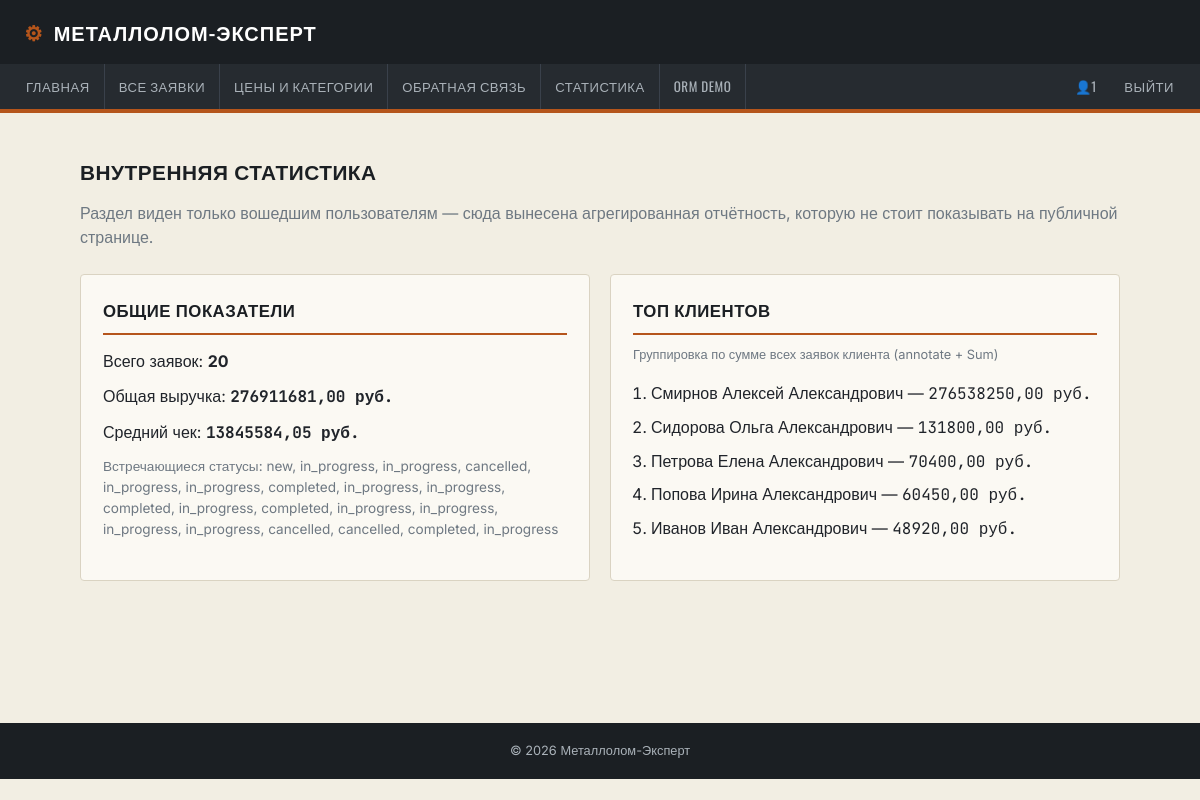
The page /dashboard/ (signed in) on the database its author committed.
### met/models.py (models this page shows, shortened)
class User(models.Model):
    id = models.AutoField(primary_key=True)
    fio = models.CharField(max_length=255, verbose_name='ФИО')
    phone = models.CharField(max_length=12, unique=True, verbose_name='Номер телефона')
    password_hash = models.CharField(max_length=255, verbose_name='Пароль')
    role_id = models.ForeignKey(Role, on_delete=models.PROTECT, verbose_name='Роль')
    created_at = models.DateTimeField(auto_now_add=True, verbose_name='Дата создания пользователя')
    updated_at = models.DateTimeField(auto_now=True, verbose_name='Время обновления пользователя')
    objects = models.Manager()
    class Meta:
        verbose_name = 'Пользователь'
        verbose_name_plural = 'Пользователи'

### met/views.py (the view)
# urls.py: path('dashboard/', views.dashboard, name='dashboard'),
def dashboard(request):
    if not request.session.get('user_id'):
        messages.error(request, "Статистика доступна только вошедшим пользователям.")
        return redirect('login')
    agg = Request.objects.aggregate(
        total_requests=Count('id'),
        total_revenue=Sum('total_sum'),
        avg_request_sum=Avg('total_sum'),
    )
    used_statuses = Request.objects.values_list('status', flat=True).distinct()
    featured_category = None
    try:
        featured_category = Category.objects.get(title__icontains='чёрный')
    except Category.DoesNotExist:
        pass
    except Category.MultipleObjectsReturned:
        featured_category = Category.objects.filter(title__icontains='чёрный').first()
    top_clients = User.objects.annotate(total_spent=Sum('requests__total_sum')) \
                      .exclude(total_spent=None) \
                      .order_by('-total_spent')[:5]
    context = {
        'agg': agg,
        'used_statuses': used_statuses,
        'featured_category': featured_category,
        'top_clients': top_clients,
    }
    return render(request, 'dashboard.html', context)

### met/context_processors.py (called while the page is built)
def session_user(request):
    user_id = request.session.get('user_id')
    if not user_id:
        return {'current_user': None}
    try:
        current_user = User.objects.select_related('role_id').get(pk=user_id)
    except User.DoesNotExist:
        current_user = None
    return {'current_user': current_user}

### met/templates/Dashboard.html (shortened to what this page needs)
{% extends "base.html" %}
{% block content %}
<h1 style="font-size:1.3rem;">Внутренняя статистика</h1>
<p style="color:var(--steel-500); margin-bottom:24px;">Раздел виден только вошедшим пользователям — сюда вынесена агрегированная отчётность, которую не стоит показывать на публичной странице.</p>
<div class="widgets-grid">
    <div class="card">
        <h2>Общие показатели</h2>
        <p>Всего заявок: <strong>{{ agg.total_requests }}</strong></p>
        <p>Общая выручка: <strong class="mono">{{ agg.total_revenue|default:"0"|floatformat:2 }} руб.</strong></p>
        <p>Средний чек: <strong class="mono">{{ agg.avg_request_sum|default:"0"|floatformat:2 }} руб.</strong></p>
        <p style="font-size:.85rem; color:var(--steel-500);">Встречающиеся статусы: {{ used_statuses|join:", " }}</p>
    </div>
    <div class="card">
        <h2>Топ клиентов</h2>
        <p style="font-size:.8rem; color:var(--steel-500); margin-top:-4px;">Группировка по сумме всех заявок клиента (annotate + Sum)</p>
        <ol style="padding-left:18px;">
            {% for u in top_clients %}
                <li style="margin-bottom:8px;">{{ u.fio }} — <span class="mono">{{ u.total_spent|floatformat:2 }} руб.</span></li>
            {% empty %}
                <li>Пока нет данных.</li>
            {% endfor %}
        </ol>
    </div>
</div>
{% endblock %}

### met/templates/base.html (shortened to what this page needs)
<!DOCTYPE html>
<html lang="ru">
<head>
</head>
<body>
<header class="site-header" role="banner">
    <div class="brand"><span class="gear" aria-hidden="true">⚙</span> Металлолом-Эксперт</div>
    <nav class="toolbar" aria-label="Основная навигация">
        <a href="{% url 'home' %}">Главная</a>
        {% if current_user %}
            <a href="{% url 'request_list' %}">{% if current_user.role_id.name|lower == 'менеджер' %}Все заявки{% else %}Мои заявки{% endif %}</a>
        {% endif %}
        <a href="{% url 'category_list' %}">Цены и категории</a>
        <a href="{% url 'feedback' %}">Обратная связь</a>
        {% if current_user %}
            <a href="{% url 'dashboard' %}">Статистика</a>
        {% endif %}
        <a href="{% url 'orm_demo' %}">ORM demo</a>
        {% if current_user %}
            <span style="margin-left:auto; color:var(--steel-300); font-family:'Oswald',sans-serif; font-size:.82rem; padding:12px 14px; display:flex; align-items:center;">
                <span aria-hidden="true">👤</span> <span class="sr-only">Вы вошли как</span> {{ current_user.fio }}
            </span>
            <a href="{% url 'logout' %}">Выйти</a>
        {% else %}
            <a href="{% url 'register' %}" style="margin-left:auto;">Регистрация</a>
            <a href="{% url 'login' %}">Вход</a>
        {% endif %}
    </nav>
</header>
<main id="main-content" tabindex="-1">
    {% block content %}{% endblock %}
</main>
<footer role="contentinfo">&copy; 2026 Металлолом-Эксперт</footer>
</body>
</html>

### met/templates/base.html (style rules this page uses)
:root { --steel-900:#1B1F23; --steel-800:#262B30; --steel-700:#3A414B; --steel-500:#6E7882; --steel-300:#AAB2B9; --paper:#F2EEE3; --paper-card:#FBF9F3; --paper-line:#DAD3C2; --copper:#B5551B; --copper-dark:#8C4114; --brass:#C9A227; --safety-green:#2F7A1F; --hazard-red:#A9362A; --ink:#20242A; --radius:4px; }
* { box-sizing:border-box; }
body { margin:0;font-family:'Inter',sans-serif;background:var(--paper);color:var(--ink);line-height:1.55; }
h1,h2,h3 { font-family:'Oswald',sans-serif;text-transform:uppercase;letter-spacing:.5px;color:var(--steel-900); }
a { color:var(--copper-dark); }
p { margin:0 0 10px; }
.site-header { background:var(--steel-900);border-bottom:4px solid var(--copper); }
.brand { font-family:'Oswald',sans-serif;font-weight:700;text-transform:uppercase;letter-spacing:1px; font-size:1.25rem;color:#fff;padding:16px 24px;display:flex;align-items:center;gap:10px; }
.brand .gear { color:var(--copper);font-size:1.3rem; }
nav.toolbar { display:flex;flex-wrap:wrap;background:var(--steel-800);padding:0 12px; }
nav.toolbar a { color:var(--steel-300);text-decoration:none;font-family:'Oswald',sans-serif; font-size:.82rem;letter-spacing:.5px;text-transform:uppercase;padding:12px 14px; border-right:1px solid var(--steel-700);transition:background .15s,color .15s; }
nav.toolbar a:last-child { border-right:none; }
main { max-width:1080px;margin:0 auto;padding:28px 20px 60px; }
footer { background:var(--steel-900);color:var(--steel-300);text-align:center;padding:18px;font-size:.8rem;margin-top:60px; }
.card { background:var(--paper-card);border:1px solid var(--paper-line);border-radius:var(--radius); padding:22px;margin-bottom:22px; }
.card h2 { margin-top:0;border-bottom:2px solid var(--copper);padding-bottom:10px;font-size:1.05rem; }
.mono { font-family:'JetBrains Mono',monospace; }
.widgets-grid { display:grid;grid-template-columns:repeat(auto-fit,minmax(240px,1fr));gap:20px; }

### rows shown on the page
User: fio "1"
User: fio "Смирнов Алексей Александрович", total_spent "276538250,00"
User: fio "Сидорова Ольга Александрович", total_spent "131800,00"
User: fio "Петрова Елена Александрович", total_spent "70400,00"
User: fio "Попова Ирина Александрович", total_spent "60450,00"
User: fio "Иванов Иван Александрович", total_spent "48920,00"

### other values the page prints
{{ agg.total_requests }} "20"
{{ agg.total_revenue|default:"0"|floatformat:2 }} "276911681,00"
{{ agg.avg_request_sum|default:"0"|floatformat:2 }} "13845584,05"
